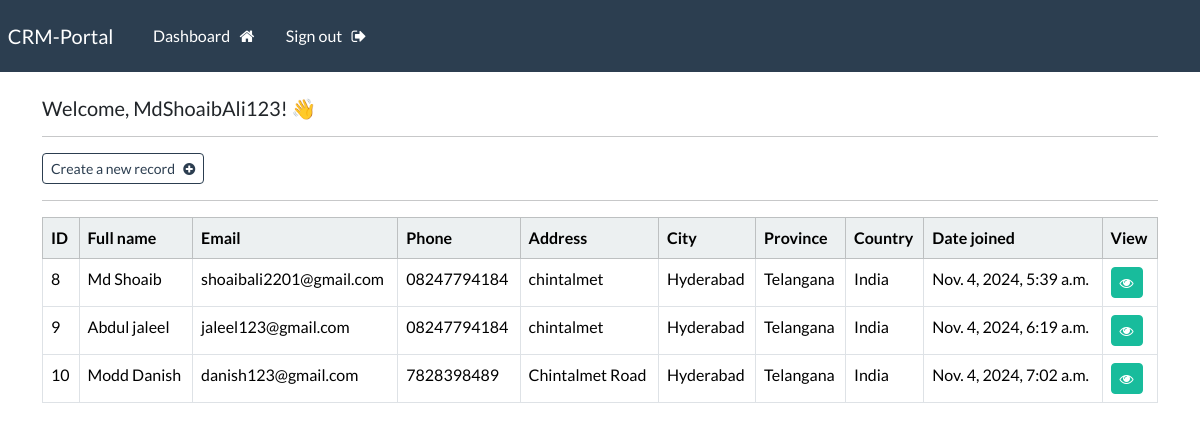
Screenshot of /dashboard (signed in) with the database file from the repository.
### webapp/models.py (models this page shows, shortened)
class Record(models.Model):
    creation_date = models.DateTimeField(auto_now_add=True)
    first_name = models.CharField(max_length=100)
    last_name = models.CharField(max_length=100)
    email = models.CharField(max_length=255)
    phone = models.CharField(max_length=20)
    address = models.CharField(max_length=300)
    city = models.CharField(max_length=255)
    province = models.CharField(max_length=200)
    country = models.CharField(max_length=125)

### webapp/views.py (the view)
# urls.py: path('dashboard', views.dashboard, name="dashboard"),
@login_required(login_url='my-login')
def dashboard(request):
    my_records = Record.objects.all()
    context = {'records': my_records}
    return render(request, 'webapp/dashboard.html', context=context)

### webapp/templates/webapp/dashboard.html
{% extends 'webapp/base.html' %}
{% block content %}
    <h5> Welcome, {{user}}! 👋 </h5>
    <hr>
    <a class="btn btn-outline-primary btn-sm" href="{% url 'create-record' %}">
        Create a new record &nbsp; <i class="fa fa-plus-circle" aria-hidden="true"></i>
    </a>
    <hr>
    <table class="table table-hover table-bordered">
        <thead class="table-light">
            <tr>
                <th scope="col"> ID </th>
                <th scope="col"> Full name </th>
                <th scope="col"> Email </th>
                <th scope="col"> Phone </th>
                <th scope="col"> Address </th>
                <th scope="col"> City </th>
                <th scope="col"> Province </th>
                <th scope="col"> Country </th>
                <th scope="col"> Date joined </th>
                <th scope="col"> View </th>
            </tr>
        </thead>
        <tbody>
        {% if records %}
            {% for record in records %}
            <tr>
                <td> {{record.id}} </td>
                <td> {{record.first_name}}  {{record.last_name}} </td>
                <td> {{record.email}} </td>
                <td> {{record.phone}} </td>
                <td> {{record.address}} </td>
                <td> {{record.city}} </td>
                <td> {{record.province}} </td>
                <td> {{record.country}} </td>
                <td> {{record.creation_date}} </td>
                <td> <a class="btn btn-success btn-sm" href="{% url 'record' record.id %}"> <i class="fa fa-eye" aria-hidden="true"></i> </a> </td>
            </tr>
            {% endfor %}
        {% endif %}
        </tbody>
    </table>
{% endblock %}

### webapp/templates/webapp/base.html (shortened to what this page needs)
{% load static %}
<!DOCTYPE html>
<html>
    <head>
        <link rel="stylesheet" type="text/css" href="https://bootswatch.com/5/flatly/bootstrap.min.css">
        <link rel="stylesheet" type="text/css" href="{% static 'css/styles.css' %}">
        <link rel="stylesheet" href="https://cdnjs.cloudflare.com/ajax/libs/font-awesome/4.7.0/css/font-awesome.min.css">
    </head>
    <body>
        {% include 'webapp/navbar.html' %}
        <div class="container">
            <br>
           {% block content %}
           {% endblock %}
        </div>
    </body>
</html>

### webapp/templates/webapp/navbar.html (shortened to what this page needs)
<nav class="navbar navbar-expand-lg navbar-dark bg-primary justify-content-center">
    <a class="navbar-brand main-heading" href="{% url '' %}">
      &nbsp; CRM-Portal
    </a>
      <div class="collapse navbar-collapse text-center" id="navbarNavDropdown">
        <ul class="navbar-nav mr-auto">
          {% if user.is_authenticated %}
            <li class="nav-item">
              <a class="nav-link" href="{% url 'dashboard' %}">Dashboard &nbsp; <i class="fa fa-home" aria-hidden="true"></i> </a>
            </li>
            <li class="nav-item">
              <a class="nav-link" href="{% url 'user-logout' %}">Sign out &nbsp; <i class="fa fa-sign-out" aria-hidden="true"></i> </a>
            </li>
        </ul>
        {% endif %}
      </div>
  </nav>

### rows the page displays
Record: id "8", first_name "Md", last_name "Shoaib", email "shoaibali2201@gmail.com", phone "08247794184", address "chintalmet", city "Hyderabad", province "Telangana", country "India", creation_date "Nov. 4, 2024, 5:39 a.m."
Record: id "9", first_name "Abdul", last_name "jaleel", email "jaleel123@gmail.com", phone "08247794184", address "chintalmet", city "Hyderabad", province "Telangana", country "India", creation_date "Nov. 4, 2024, 6:19 a.m."
Record: id "10", first_name "Modd", last_name "Danish", email "danish123@gmail.com", phone "7828398489", address "Chintalmet Road", city "Hyderabad", province "Telangana", country "India", creation_date "Nov. 4, 2024, 7:02 a.m."

### other values shown
{{ user }} "MdShoaibAli123"
